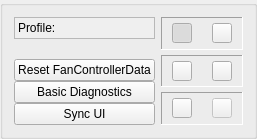
         <widget class="QGroupBox" name="groupBox">
          <property name="autoFillBackground">
           <bool>false</bool>
          </property>
          <property name="title">
           <string/>
          </property>
          <layout class="QHBoxLayout" name="horizontalLayout_8">
           <item>
            <layout class="QVBoxLayout" name="verticalLayout_11">
             <property name="spacing">
              <number>0</number>
             </property>
             <item>
              <widget class="QLabel" name="lbl_activeProfile">
               <property name="sizePolicy">
                <sizepolicy hsizetype="Preferred" vsizetype="Preferred">
                 <horstretch>0</horstretch>
                 <verstretch>0</verstretch>
                </sizepolicy>
               </property>
               <property name="autoFillBackground">
                <bool>true</bool>
               </property>
               <property name="frameShape">
                <enum>QFrame::StyledPanel</enum>
               </property>
               <property name="frameShadow">
                <enum>QFrame::Raised</enum>
               </property>
               <property name="text">
                <string>Profile: </string>
               </property>
               <property name="alignment">
                <set>Qt::AlignLeading|Qt::AlignLeft|Qt::AlignTop</set>
               </property>
               <property name="wordWrap">
                <bool>true</bool>
               </property>
              </widget>
             </item>
             <item>
              <spacer name="horizontalSpacer">
               <property name="orientation">
                <enum>Qt::Horizontal</enum>
               </property>
               <property name="sizeHint" stdset="0">
                <size>
                 <width>40</width>
                 <height>20</height>
                </size>
               </property>
              </spacer>
             </item>
             <item>
              <widget class="QPushButton" name="pushButton_2">
               <property name="text">
                <string>Reset FanControllerData</string>
               </property>
              </widget>
             </item>
             <item>
              <widget class="QPushButton" name="pushButton">
               <property name="text">
                <string>Basic Diagnostics</string>
               </property>
              </widget>
             </item>
             <item>
              <widget class="QPushButton" name="ctrl_syncGui">
               <property name="text">
                <string>Sync UI</string>
               </property>
              </widget>
             </item>
            </layout>
           </item>
           <item>
            <layout class="QVBoxLayout" name="verticalLayout_6">
             <property name="spacing">
              <number>5</number>
             </property>
             <item>
              <widget class="QFrame" name="frame_3">
               <property name="frameShape">
                <enum>QFrame::Panel</enum>
               </property>
               <property name="frameShadow">
                <enum>QFrame::Sunken</enum>
               </property>
               <property name="lineWidth">
                <number>1</number>
               </property>
               <layout class="QHBoxLayout" name="horizontalLayout_18">
                <property name="spacing">
                 <number>20</number>
                </property>
                <property name="leftMargin">
                 <number>10</number>
                </property>
                <property name="topMargin">
                 <number>0</number>
                </property>
                <property name="rightMargin">
                 <number>10</number>
                </property>
                <property name="bottomMargin">
                 <number>0</number>
                </property>
                <item>
                 <widget class="QPushButton" name="ctrl_tempScaleToggleBtn">
                  <property name="maximumSize">
                   <size>
                    <width>20</width>
                    <height>20</height>
                   </size>
                  </property>
                  <property name="toolTip">
                   <string>Toggle temperature scale</string>
                  </property>
                  <property name="styleSheet">
                   <string notr="true"/>
                  </property>
                  <property name="text">
                   <string notr="true"/>
                  </property>
                  <property name="iconSize">
                   <size>
                    <width>24</width>
                    <height>24</height>
                   </size>
                  </property>
                  <property name="checkable">
                   <bool>true</bool>
                  </property>
                  <property name="checked">
                   <bool>true</bool>
                  </property>
                  <property name="flat">
                   <bool>false</bool>
                  </property>
                 </widget>
                </item>
                <item>
                 <widget class="QPushButton" name="ctrl_isAudibleAlarmBtn">
                  <property name="maximumSize">
                   <size>
                    <width>20</width>
                    <height>20</height>
                   </size>
                  </property>
                  <property name="toolTip">
                   <string>Toggle alarm</string>
                  </property>
                  <property name="styleSheet">
                   <string notr="true"/>
                  </property>
                  <property name="text">
                   <string notr="true"/>
                  </property>
                  <property name="iconSize">
                   <size>
                    <width>24</width>
                    <height>24</height>
                   </size>
                  </property>
                  <property name="checkable">
                   <bool>true</bool>
                  </property>
                 </widget>
                </item>
               </layout>
              </widget>
             </item>
             <item>
              <widget class="QFrame" name="frame_2">
               <property name="frameShape">
                <enum>QFrame::Panel</enum>
               </property>
               <property name="frameShadow">
                <enum>QFrame::Sunken</enum>
               </property>
               <property name="lineWidth">
                <number>1</number>
               </property>
               <layout class="QHBoxLayout" name="horizontalLayout_19">
                <property name="spacing">
                 <number>20</number>
                </property>
                <property name="leftMargin">
                 <number>10</number>
                </property>
                <property name="topMargin">
                 <number>0</number>
                </property>
                <property name="rightMargin">
                 <number>10</number>
                </property>
                <property name="bottomMargin">
                 <number>0</number>
                </property>
                <item>
                 <widget class="QPushButton" name="ctrl_isManualBtn">
                  <property name="maximumSize">
                   <size>
                    <width>20</width>
                    <height>20</height>
                   </size>
                  </property>
                  <property name="toolTip">
                   <string>Toggle profile state</string>
                  </property>
                  <property name="styleSheet">
                   <string notr="true"/>
                  </property>
                  <property name="text">
                   <string/>
                  </property>
                  <property name="iconSize">
                   <size>
                    <width>24</width>
                    <height>24</height>
                   </size>
                  </property>
                  <property name="checkable">
                   <bool>true</bool>
                  </property>
                  <property name="checked">
                   <bool>false</bool>
                  </property>
                  <property name="flat">
                   <bool>false</bool>
                  </property>
                 </widget>
                </item>
                <item>
                 <widget class="QPushButton" name="ctrl_ModifyProfile">
                  <property name="maximumSize">
                   <size>
                    <width>20</width>
                    <height>20</height>
                   </size>
                  </property>
                  <property name="toolTip">
                   <string>Manage profiles</string>
                  </property>
                  <property name="styleSheet">
                   <string notr="true"/>
                  </property>
                  <property name="text">
                   <string notr="true"/>
                  </property>
                  <property name="iconSize">
                   <size>
                    <width>24</width>
                    <height>24</height>
                   </size>
                  </property>
                 </widget>
                </item>
               </layout>
              </widget>
             </item>
             <item>
              <widget class="QFrame" name="frame">
               <property name="frameShape">
                <enum>QFrame::Panel</enum>
               </property>
               <property name="frameShadow">
                <enum>QFrame::Sunken</enum>
               </property>
               <property name="lineWidth">
                <number>1</number>
               </property>
               <layout class="QHBoxLayout" name="horizontalLayout">
                <property name="spacing">
                 <number>20</number>
                </property>
                <property name="leftMargin">
                 <number>10</number>
                </property>
                <property name="topMargin">
                 <number>0</number>
                </property>
                <property name="rightMargin">
                 <number>10</number>
                </property>
                <property name="bottomMargin">
                 <number>0</number>
                </property>
                <item>
                 <widget class="QPushButton" name="ctrl_isSoftwareControlBtn">
                  <property name="maximumSize">
                   <size>
                    <width>20</width>
                    <height>20</height>
                   </size>
                  </property>
                  <property name="toolTip">
                   <string>Toggle software profile state</string>
                  </property>
                  <property name="styleSheet">
                   <string notr="true"/>
                  </property>
                  <property name="text">
                   <string/>
                  </property>
                  <property name="iconSize">
                   <size>
                    <width>24</width>
                    <height>24</height>
                   </size>
                  </property>
                  <property name="checkable">
                   <bool>true</bool>
                  </property>
                 </widget>
                </item>
                <item>
                 <widget class="QPushButton" name="ctrl_configSoftwareAutoBtn">
                  <property name="enabled">
                   <bool>false</bool>
                  </property>
                  <property name="maximumSize">
                   <size>
                    <width>20</width>
                    <height>20</height>
                   </size>
                  </property>
                  <property name="toolTip">
                   <string>Configure Software Auto (Ramps)</string>
                  </property>
                  <property name="styleSheet">
                   <string notr="true"/>
                  </property>
                  <property name="text">
                   <string/>
                  </property>
                  <property name="iconSize">
                   <size>
                    <width>24</width>
                    <height>24</height>
                   </size>
                  </property>
                 </widget>
                </item>
               </layout>
              </widget>
             </item>
            </layout>
           </item>
          </layout>
         </widget>
